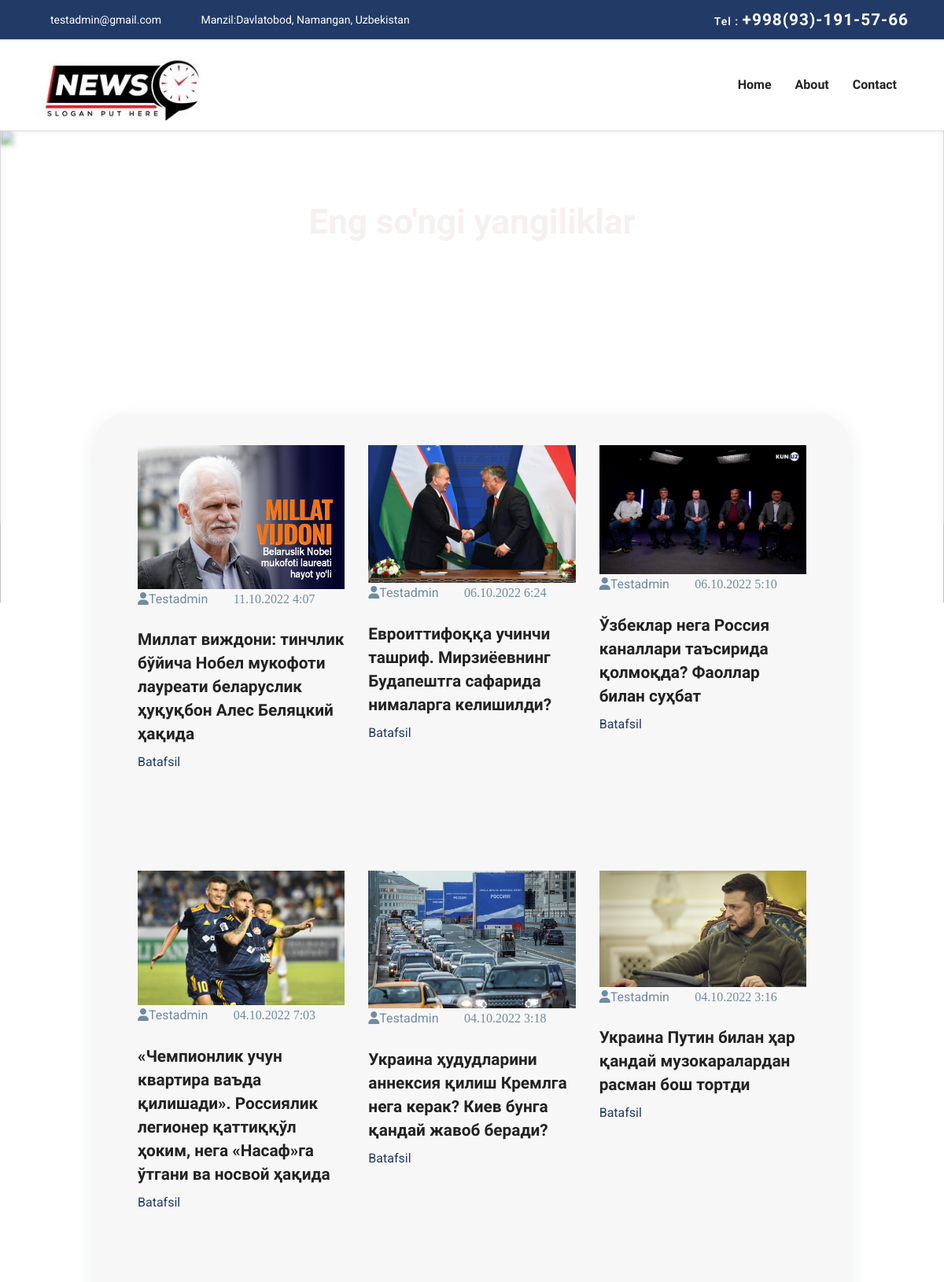
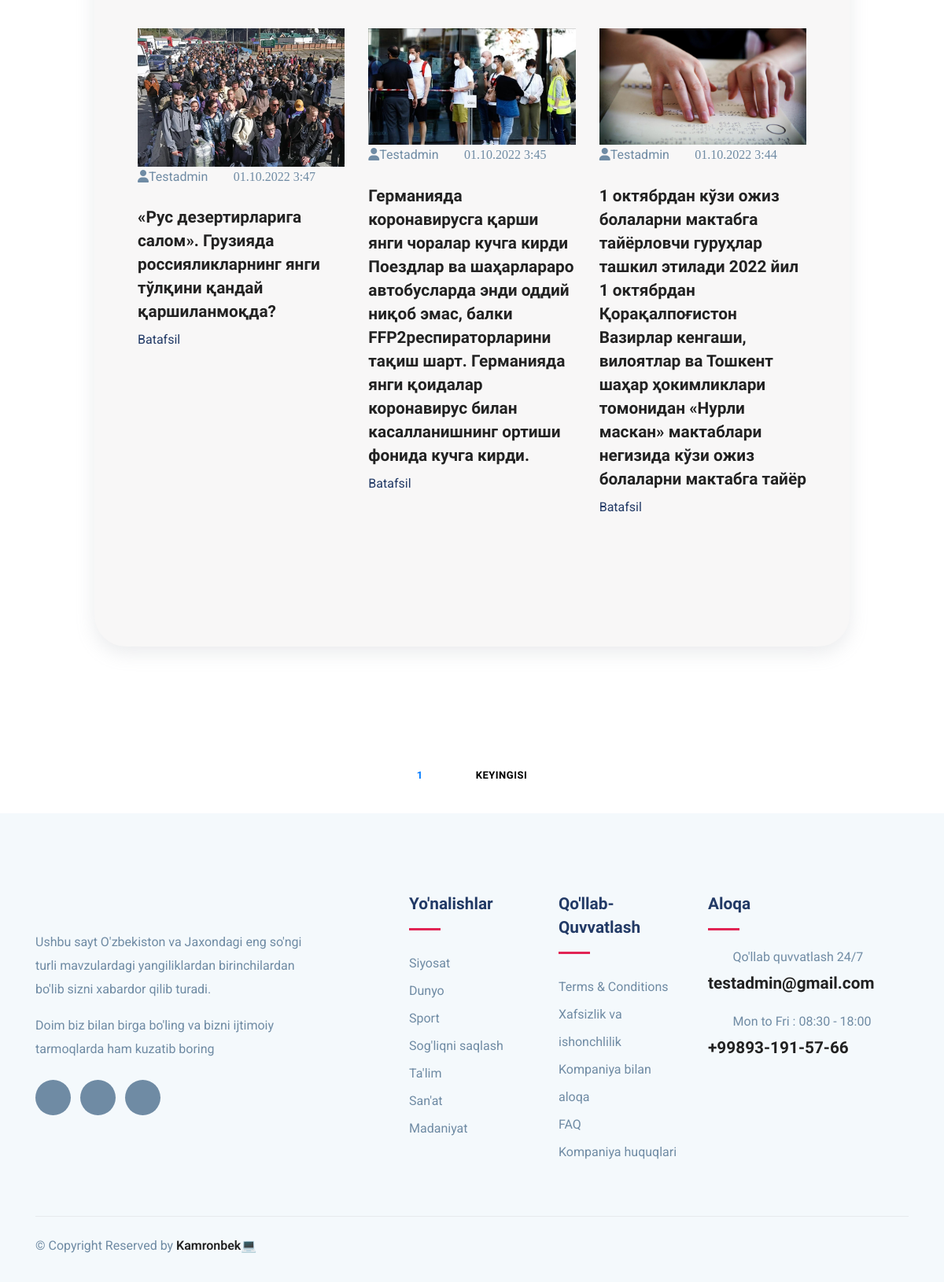
The page / on the database its author committed (2 pictures, top to bottom).
### post/models.py (models this page shows, shortened)
class Post(models.Model):
	title = models.CharField(max_length=250, verbose_name="Sarlavha" )
	slug = AutoSlugField(populate_from="title")
	body = RichTextField(verbose_name="Matn")
	photo = models.ImageField(upload_to='post_photo/%Y/%m/%d/', verbose_name="Rasm")
	see = models.PositiveIntegerField(blank=True, null=True, verbose_name="Ko'rishlar soni")
	publish = models.DateTimeField(default=timezone.now, verbose_name="chop etilgan vaqt")
	status  = models.CharField(max_length=100, choices=STATUS, verbose_name="Holati")
	created_at = models.DateTimeField(auto_now_add=True, verbose_name="yaratilgan vaqti")
	updated = models.DateTimeField(auto_now=True, verbose_name="tahrirlangan vaqti")
	created_by = models.ForeignKey(User, on_delete=models.CASCADE, verbose_name="Muallif")
	objects = models.Manager()
	published = PublishMeneger()
	class Meta:
		ordering = ('-publish',)
	def get_absolute_url(self):
		return reverse('post:post_detail', args=[self.id, self.slug])

### post/views.py (the view)
# urls.py: path('', list_view, name='post_list'),
def list_view(request):
	posts = Post.objects.filter(status='active')
	paginator = Paginator(posts, 9)
	page = request.GET.get('page')
	try:
		posts = paginator.page(page)
	except PageNotAnInteger:
		posts = paginator.page(1)
	except EmptyPage:
		posts = paginator.page(paginator.num_pages)
	return render(request, 'post/list.html', {'posts':posts, "page":page})

### templates/post/list.html
{% extends 'base.html' %}
{% load static %}
{% block content %}
	<div class="bg_yangiliklar" style="position: relative; height: 500px;">
		<section class="banner2" style="backdrop-filter: blur(3px); padding-top: 90px; position: absolute; top: 0; left: 0; width: 100%; height: 100%; ">
			<div class="row justify-content-center">
				<div class="col-lg-7 text-center">
					<div  style="color: #fff;" class="section-title">
						<h2  style="color: rgb(248, 240, 240);">Eng so'ngi yangiliklar</h2>
						<p>Dunyo, O'zbekiston, Sport va siyosat, sanat va madaniyat kabi yo'nalishlardagi eng so'ngi va ishonchli yangiliklarni bizning sahifamiz orqali kuzatib  boring.</p>
					</div>
				</div>
			</div>
		</section>
		<img src="{% static 'images/111.png' %}" style="height: 120%; width: 100%;">
	</div>
	<section class="section service-2" style="transform: translateY(-140px); background: rgb(248, 247, 247); width: 80%; margin: auto; border-radius: 40px; padding: 40px;
	box-shadow: rgba(149,157,165,0.2 ) 0px 8px 24px;
	">
		<div class="container">
			<div class="row">
				{% for post in posts %}
				<div class="col-xl-4 col-lg-6">
					<div class="department-block mb-5"  >
						<img src="{{ post.photo.url }}" alt="" class="img-fluid">
						<div class="blog-item-meta mb-3">
							<span class="text-black text-capitalize mr-3"><i class="fa-solid fa-user"></i>{{ post.created_by }}</span>
							<span class="text-black text-capitalize mr-3"><i class="icofont-calendar mr-2">{{ post.created_at|date:"d.m.Y f" }}</i></span>
						</div>
						<div class="content">
							<h4 class="mt-4 mb-2 title-color" ><a href="{{ post.get_absolute_url }}">{{ post.title }}</a></h4>
							<a href="{{ post.get_absolute_url }}" class="read-more">Batafsil  <i class="icofont-simple-right ml-2"></i></a>
						</div>
						<br><br><br>
					</div>
				</div>
				{% endfor %}
			</div>
		</div>
	</section>
	<div style="text-align: center;" class="mb-4">
			{% include 'paginator.html' with page=posts %}
	</div>
{% endblock content %}

### templates/base.html (shortened to what this page needs)
<!DOCTYPE html>
{% load static %}
<html>
	<head>
		<link rel="stylesheet" href="{% static 'plugins/bootstrap/css/bootstrap.min.css' %}">
		<link rel="stylesheet" href="{% static 'plugins/icofont/icofont.min.css' %}">
		<link rel="stylesheet" href="{% static 'plugins/slick-carousel/slick/slick.css' %}">
		<link rel="stylesheet" href="{% static 'plugins/slick-carousel/slick/slick-theme.css' %}">
		<link rel="stylesheet" href="{% static 'css/style.css' %}">
		<link rel="stylesheet" href="{% static 'css/main.css' %}">
	</head>
	<body>
		<header>
			<div class="header-top-bar">
				<div class="container">
					<div class="row align-items-center">
						<div class="col-lg-6">
							<ul class="top-bar-info list-inline-item pl-0 mb-0">
								<li class="list-inline-item"><a href="mailto:support@gmail.com"><i class="icofont-support-faq mr-2"></i>testadmin@gmail.com</a></li>
								<li class="list-inline-item"><i class="icofont-location-pin mr-2"></i>Manzil:Davlatobod, Namangan, Uzbekistan </li>
							</ul>
						</div>
						<div class="col-lg-6">
							<div class="text-lg-right top-right-bar mt-2 mt-lg-0">
								<a href="tel:+23-345-67890" >
									<span>Tel : </span>
									<span class="h4">+998(93)-191-57-66 </span>
								</a>
							</div>
						</div>
					</div>
				</div>
			</div>
			<nav class="navbar navbar-expand-lg navigation" id="navbar">
				<div class="container">
				 	 <a class="navbar-brand" href="index.html">
					  	<img  style="height: 80px;" src="{% static 'images/11111.jpg' %}" alt="" class="img-fluid">
					  </a>
				  <div class="collapse navbar-collapse" id="navbarmain">
					<ul class="navbar-nav ml-auto">
					  <li class="nav-item active">
						<a class="nav-link" href="{% url 'post:post_list' %}">Home</a>
					  </li>
					   <li class="nav-item"><a class="nav-link" href="{% url 'post:about' %}">About</a></li>
					   <li class="nav-item"><a class="nav-link" href="{% url 'post:contact' %}">Contact</a></li>
					</ul>
				  </div>
				</div>
			</nav>
		</header>
		{% block content %}
		{% endblock content %}
		<footer class="footer section gray-bg">
			<div class="container">
				<div class="row">
					<div class="col-lg-4 mr-auto col-sm-6">
						<div class="widget mb-5 mb-lg-0">
							<div class="logo mb-4">
							</div>
							<p>Ushbu sayt O'zbekiston  va Jaxondagi eng so'ngi turli mavzulardagi yangiliklardan birinchilardan bo'lib sizni xabardor qilib turadi.</p>
							<p>Doim biz bilan birga bo'ling va bizni ijtimoiy tarmoqlarda ham kuzatib boring</p>
							<ul class="list-inline footer-socials mt-4">
								<li class="list-inline-item"><a href="https://www.facebook.com/themefisher"><i class="icofont-facebook"></i></a></li>
								<li class="list-inline-item"><a href="https://twitter.com/themefisher"><i class="icofont-twitter"></i></a></li>
								<li class="list-inline-item"><a href="https://www.pinterest.com/themefisher/"><i class="icofont-linkedin"></i></a></li>
							</ul>
						</div>
					</div>
					<div class="col-lg-2 col-md-6 col-sm-6">
						<div class="widget mb-5 mb-lg-0">
							<h4 class="text-capitalize mb-3">Yo'nalishlar</h4>
							<div class="divider mb-4"></div>
							<ul class="list-unstyled footer-menu lh-35">
								<li><a href="#">Siyosat </a></li>
								<li><a href="#">Dunyo</a></li>
								<li><a href="#">Sport</a></li>
								<li><a href="#">Sog'liqni saqlash</a></li>
								<li><a href="#">Ta'lim</a></li>
								<li><a href="#">San'at</a></li>
								<li><a href="#">Madaniyat</a></li>
							</ul>
						</div>
					</div>
					<div class="col-lg-2 col-md-6 col-sm-6">
						<div class="widget mb-5 mb-lg-0">
							<h4 class="text-capitalize mb-3">Qo'llab-quvvatlash</h4>
							<div class="divider mb-4"></div>
							<ul class="list-unstyled footer-menu lh-35">
								<li><a href="#">Terms & Conditions</a></li>
								<li><a href="#">Xafsizlik va ishonchlilik</a></li>
								<li><a href="#">Kompaniya bilan aloqa </a></li>
								<li><a href="#">FAQ</a></li>
								<li><a href="#">Kompaniya huquqlari</a></li>
							</ul>
						</div>
					</div>
					<div class="col-lg-3 col-md-6 col-sm-6">
						<div class="widget widget-contact mb-5 mb-lg-0">
							<h4 class="text-capitalize mb-3">Aloqa</h4>
							<div class="divider mb-4"></div>
							<div class="footer-contact-block mb-4">
								<div class="icon d-flex align-items-center">
									<i class="icofont-email mr-3"></i>
									<span class="h6 mb-0">Qo'llab quvvatlash 24/7</span>
								</div>
								<h4 class="mt-2"><a href="tel:+23-345-67890">testadmin@gmail.com</a></h4>
							</div>
							<div class="footer-contact-block">
								<div class="icon d-flex align-items-center">
									<i class="icofont-support mr-3"></i>
									<span class="h6 mb-0">Mon to Fri : 08:30 - 18:00</span>
								</div>
								<h4 class="mt-2"><a href="tel:+23-345-67890">+99893-191-57-66</a></h4>
							</div>
						</div>
					</div>
				</div>
				<div class="footer-btm py-4 mt-5">
					<div class="row align-items-center justify-content-between">
						<div class="col-lg-6">
							<div class="copyright">
								&copy; Copyright Reserved  by <a href="https://t.me/karimjanofff" target="_blank">Kamronbek💻 </a>
							</div>
						</div>
					</div>
				</div>
			</div>
		</footer>
	</body>
</html>

### templates/paginator.html (shortened to what this page needs)
<div class="btn-group" role="group" aria-label="Basic outlined example" style="text-align: center;">
    <button type="button" class="btn btn-outline-primary">{{ page.number }}</button>
    {% if page.has_next %}
        <button type="button" class="btn btn-outline-primary" ><a style="color:black;" href="?page={{ page.next_page_number }}">Keyingisi</a></button>
    {% endif %}
</div>

### static/css/style.css (style rules this page uses)
html { overflow-x: hidden; }
body { line-height: 1.6; font-family: "Roboto", sans-serif; -webkit-font-smoothing: antialiased; font-size: 16px; color: #6F8BA4; font-weight: 400; }
h1, .h1, h2, .h2, h3, .h3, h4, .h4, h5, .h5, h6, .h6 { font-family: "Exo", sans-serif; font-weight: 700; color: #222; }
h2, .h2 { font-size: 44px; }
h4, .h4 { font-size: 1.3rem; line-height: 30px; }
h6, .h6 { font-size: 1rem; }
p { line-height: 30px; }
.btn { display: inline-block; font-size: 14px; font-size: 0.8125rem; font-weight: 700; letter-spacing: .5px; padding: .75rem 2rem; font-family: "Exo", sans-serif; text-transform: uppercase; border-radius: 5px; border: 2px solid transparent; transition: all .35s ease; }
.section { padding: 100px 0; }
a { color: #222; text-decoration: none; transition: all .35s ease; }
.title-color { color: #223a66; }
.section-title { margin-bottom: 70px; }
.section-title h2 { color: #223a66; }
.gray-bg { background: #f4f9fc; }
#navbarmain { padding: 20px 0px; }
#navbarmain .nav-link { font-weight: 600; padding: 10px 15px; color: #222; font-family: "Exo", sans-serif; text-transform: capitalize; font-size: 16px; transition: all .25s ease; }
.navbar-brand { margin-top: 10px; }
.header-top-bar { background: #223a66; font-size: 14px; padding: 10px 0px; box-shadow: 0 1px 2px rgba(0, 0, 0, 0.05); color: #fff; }
.top-bar-info li a { color: #fff; margin-right: 20px; }
.top-right-bar a span { color: #fff; font-weight: 600; letter-spacing: 1px; }
.divider { width: 40px; height: 5px; background: #e12454; }
.lh-35 { line-height: 35px; }
.read-more { color: #223a66; }
.footer { padding-bottom: 10px; }
.footer .copyright a { font-weight: 600; }
.logo { font-weight: 600; letter-spacing: 1px; }
.widget .divider { height: 3px; }
.widget h4 { color: #223a66; }
.widget .footer-menu a { color: #6F8BA4; }
.footer-contact-block span { font-weight: 400; color: #6F8BA4; }
.footer-contact-block i { font-size: 20px; }
.footer-btm { border-top: 1px solid rgba(0, 0, 0, 0.06); }
.footer-socials li a { width: 45px; height: 45px; background: #6F8BA4; color: #fff; display: inline-block; text-align: center; border-radius: 100%; padding-top: 12px; }

### rows shown on the page
Post: photo (picture), created_by "Testadmin", created_at "11.10.2022 4:07", title "Миллат виждони: тинчлик бўйича Нобел мукофоти лауреати беларуслик ҳуқуқбон Алес Беляцкий ҳақида"
Post: photo (picture), created_by "Testadmin", created_at "06.10.2022 6:24", title "Евроиттифоққа учинчи ташриф. Мирзиёевнинг Будапештга сафарида нималарга келишилди?"
Post: photo (picture), created_by "Testadmin", created_at "06.10.2022 5:10", title "Ўзбеклар нега Россия каналлари таъсирида қолмоқда? Фаоллар билан суҳбат"
Post: photo (picture), created_by "Testadmin", created_at "04.10.2022 7:03", title "«Чемпионлик учун квартира ваъда қилишади». Россиялик легионер қаттиққўл ҳоким, нега «Насаф»га ўтгани ва носвой ҳақида"
Post: photo (picture), created_by "Testadmin", created_at "04.10.2022 3:18", title "Украина ҳудудларини аннексия қилиш Кремлга нега керак? Киев бунга қандай жавоб беради?"
Post: photo (picture), created_by "Testadmin", created_at "04.10.2022 3:16", title "Украина Путин билан ҳар қандай музокаралардан расман бош тортди"
Post: photo (picture), created_by "Testadmin", created_at "01.10.2022 3:47", title "«Рус дезертирларига салом». Грузияда россияликларнинг янги тўлқини қандай қаршиланмоқда?"
Post: photo (picture), created_by "Testadmin", created_at "01.10.2022 3:45", title "Германияда коронавирусга қарши янги чоралар кучга кирди Поездлар ва шаҳарлараро автобусларда энди оддий ниқоб эмас, балки FFP2респираторларини тақиш шарт. Германияда янги қоидалар коронавирус билан касалланишнинг ортиши фонида кучга кирди."
Post: photo (picture), created_by "Testadmin", created_at "01.10.2022 3:44", title "1 октябрдан кўзи ожиз болаларни мактабга тайёрловчи гуруҳлар ташкил этилади 2022 йил 1 октябрдан Қорақалпоғистон Вазирлар кенгаши, вилоятлар ва Тошкент шаҳар ҳокимликлари томонидан «Нурли маскан» мактаблари негизида кўзи ожиз болаларни мактабга тайёр"

### other values the page prints
{{ page.number }} "1"
